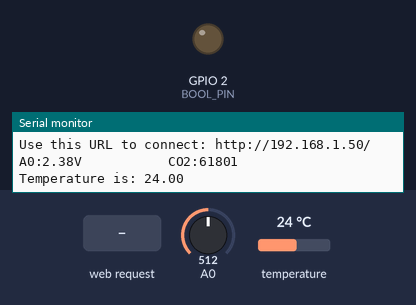
Simulated run of this sketch. Board: ESP8266 (NodeMCU). Parts: output pins drawn as LEDs (lit = HIGH), the last lines printed to the serial monitor. The test bench sets the inputs (shaded band); at power-on: A0 = 512, temperature 24 °C. WiFi joins after 1.5 s; servers stay silent unless stated.

Above: at 2.7 s.
2.8 s: HTTP request GET /LED=ON received
At 4.1 s:
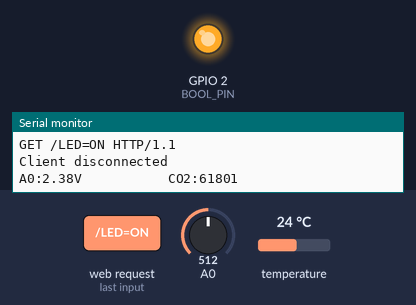
7.3 s: HTTP request GET /LED=OFF received
At 8.3 s:
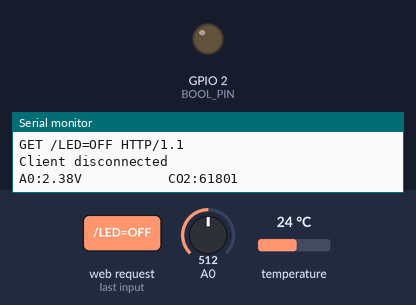
Timing chart, 0 to 10.3 s (numbered marks = the images above; inputs shaded):
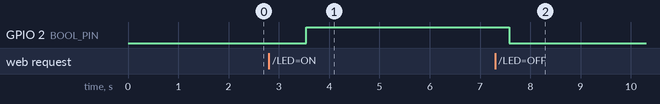

Measured:
- after the input at 2.8 s, GPIO 2 (BOOL_PIN): LOW → HIGH after 0.75 s
- after the input at 7.3 s, GPIO 2 (BOOL_PIN): HIGH → LOW after 0.28 s

The sketch:

Sketch-ESP.ino
```cpp
#include <ESP8266WiFi.h>
#include <DallasTemperature.h>
#include <OneWire.h>

/* Hardware Related Defines */
#define MG_PIN                    (0)
#define BOOL_PIN                  (2)
#define DC_GAIN                   (8.5)

/* Software Related Defines */
#define READ_SAMPLE_INTERVAL      (50)
#define READ_SAMPLE_TIMES         (5)

/* Application Related Defines */
#define ZERO_POINT_VOLTAGE        (0.390)
#define REACTION_VOLTAGE          (0.020)

// DS18B20 pin
#define ONE_WIRE_BUS            (5)

// One Wire Bus Setup
OneWire oneWire(ONE_WIRE_BUS);

// Pass our oneWire reference to Dallas Temperature.
DallasTemperature sensors(&oneWire);

/* Global Variable */
float CO2Curve[3] = {2.602, ZERO_POINT_VOLTAGE, (REACTION_VOLTAGE / (2.602 - 3))};

const char* ssid = "Mobile-Computing-Hotspot";  //type your ssid
const char* password = "wlan123456";  //type your password

// config static IP
/*IPAddress ip(192, 168, 0, 65);  // where xx is the desired IP Address
IPAddress gateway(192, 168, 0, 1);  // set gateway to match your network
IPAddress subnet(255, 255, 255, 0);  // set subnet mask to match your network
IPAddress dns(192, 168, 0, 1);  // set dns server*/

int ledPin = 2; // GPIO2 of ESP8266
WiFiServer server(80);//Service Port

void setup() {

  /********************** MG811 Related ****************************/

  {
    Serial.begin(9600);  //UART setup, baudrate = 9600bps
    pinMode(BOOL_PIN, INPUT);  //set pin to input
    digitalWrite(BOOL_PIN, HIGH);  //turn on pullup resistors

    Serial.print("MG-811 Demostration\n");
  }

  /********************** OneWire Bus Setup************************/

  sensors.begin();

  /********************** WLAN Related ****************************/

  Serial.begin(115200);
  delay(10);

  pinMode(ledPin, OUTPUT);
  digitalWrite(ledPin, LOW);

  // Wifi Modus AP Disable
  WiFi.mode(WIFI_STA);

  // Connect to WiFi network
  Serial.println();
  Serial.println();
  Serial.print("Connecting to ");
  Serial.println(ssid);

  // Set Static IP Address
  //WiFi.config(ip, dns, gateway, subnet);

  WiFi.begin(ssid, password);

  while (WiFi.status() != WL_CONNECTED) {
    delay(500);
    Serial.print(".");
  }

  Serial.println("");
  Serial.println("WiFi connected");

  // Start the server
  server.begin();
  Serial.println("Server started");

  // Print the IP address
  Serial.print("Use this URL to connect: ");
  Serial.print("http://");
  Serial.print(WiFi.localIP());
  Serial.println("/");

}

void loop() {

  /********************** MG811 Related ****************************/

  int percentage;
  float volts;
  float temperature;

  volts = MGRead(MG_PIN);
  volts = volts - 0.12;

  if (volts >= 3.30) {
    volts = volts - 0.10;
    if (volts >= 3.30) {
      volts = volts - 0.23;
    }
  } else {
    volts = volts;
  }

  Serial.print( "A0:" );
  Serial.print(volts);
  Serial.print( "V           " );

  percentage = MGGetPercentage(volts, CO2Curve);
  Serial.print("CO2:");
  if (percentage == -1) {
    Serial.print( "<400" );
  } else {
    Serial.print(percentage);
  }

  Serial.print("\n");

  /********************** OneWire Bus Setup************************/

  // Send the command to get temperatures
  sensors.requestTemperatures();
  Serial.print("Temperature is: ");
  temperature = sensors.getTempCByIndex(0);
  Serial.println(temperature); // Why "byIndex"? You can have more than one IC on the same bus. 0 refers to the first IC on the wire
  //Update value every 1 sec.
  delay(1000);

  /********************** WLAN Related ****************************/

  // Check if a client has connected
  WiFiClient client = server.available();
  if (!client) {
    return;
  }

  // Wait until the client sends some data
  Serial.println("new client");
  while (!client.available()) {
    delay(1);
  }

  // Read the first line of the request
  String request = client.readStringUntil('\r');
  Serial.println(request);
  client.flush();

  // Match the request

  int value = LOW;
  if (request.indexOf("/LED=ON") != -1) {
    digitalWrite(ledPin, HIGH);
    value = HIGH;
  }
  if (request.indexOf("/LED=OFF") != -1) {
    digitalWrite(ledPin, LOW);
    value = LOW;
  }

  //Set ledPin according to the request
  //digitalWrite(ledPin, value);

  // Return the response
  client.println("HTTP/1.1 200 OK");
  client.println("Content-Type: text/html");
  client.println(""); //  do not forget this one
  client.println("<!DOCTYPE HTML>");
  client.println("<html>");

  client.println(percentage);
  client.print(":");
  client.println(temperature);

  delay(1);
  Serial.println("Client disconnected");
  Serial.println("");

}

float MGRead(int mg_pin)
{
  int i;
  float v = 0;

  for (i = 0; i < READ_SAMPLE_TIMES; i++) {
    v += analogRead(mg_pin);
    delay(READ_SAMPLE_INTERVAL);
  }
  v = (v / READ_SAMPLE_TIMES) * 5 / 1024 ;
  //v = v + 0.1;
  return v;
}

int MGGetPercentage(float volts, float *pcurve)
{
  if (((volts) / DC_GAIN ) >= ZERO_POINT_VOLTAGE) {
    Serial.print("IF GetPercentage\n");
    return -1;
  } else {
    return pow(10, ((volts / DC_GAIN) - pcurve[1]) / pcurve[2] + pcurve[0]);
  }
}
```
